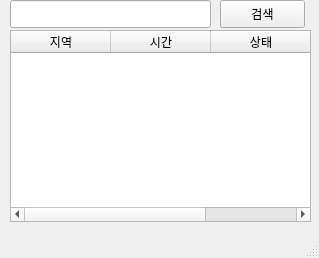
<?xml version="1.0" encoding="UTF-8"?>
<ui version="4.0">
 <class>MainWindow</class>
 <widget class="QMainWindow" name="MainWindow">
  <property name="geometry">
   <rect>
    <x>0</x>
    <y>0</y>
    <width>319</width>
    <height>258</height>
   </rect>
  </property>
  <property name="windowTitle">
   <string>MainWindow</string>
  </property>
  <widget class="QWidget" name="centralwidget">
   <widget class="QLineEdit" name="lineEdit">
    <property name="geometry">
     <rect>
      <x>10</x>
      <y>0</y>
      <width>201</width>
      <height>28</height>
     </rect>
    </property>
    <property name="text">
     <string notr="true"/>
    </property>
   </widget>
   <widget class="QTableWidget" name="tableWidget">
    <property name="geometry">
     <rect>
      <x>10</x>
      <y>30</y>
      <width>301</width>
      <height>192</height>
     </rect>
    </property>
    <column>
     <property name="text">
      <string>지역</string>
     </property>
    </column>
    <column>
     <property name="text">
      <string>시간</string>
     </property>
    </column>
    <column>
     <property name="text">
      <string>상태</string>
     </property>
    </column>
   </widget>
   <widget class="QPushButton" name="pushButton">
    <property name="geometry">
     <rect>
      <x>220</x>
      <y>0</y>
      <width>85</width>
      <height>28</height>
     </rect>
    </property>
    <property name="text">
     <string>검색</string>
    </property>
   </widget>
  </widget>
  <widget class="QMenuBar" name="menubar">
   <property name="geometry">
    <rect>
     <x>0</x>
     <y>0</y>
     <width>319</width>
     <height>28</height>
    </rect>
   </property>
  </widget>
  <widget class="QStatusBar" name="statusbar"/>
 </widget>
 <resources/>
 <connections/>
</ui>
